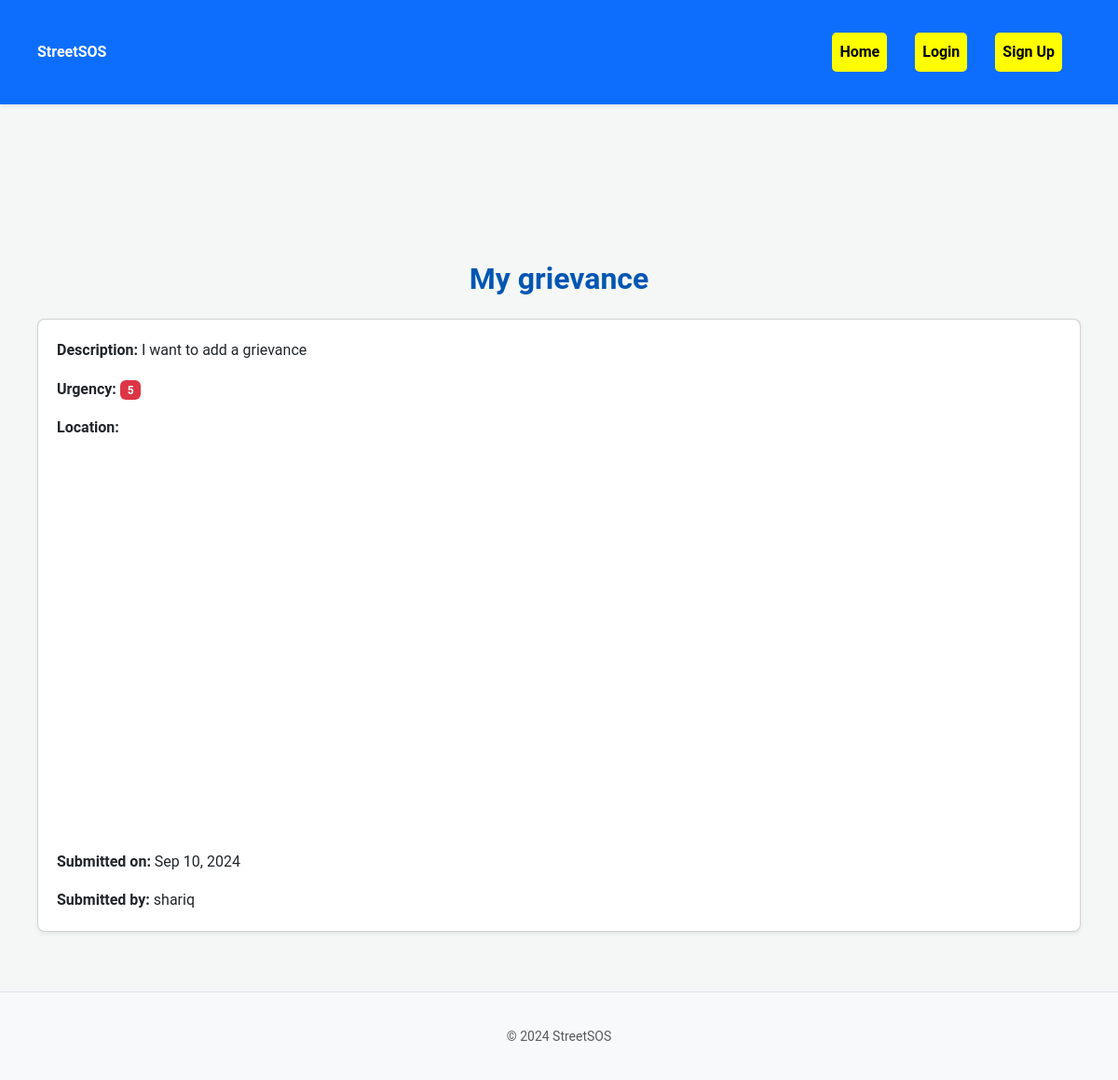
/grievance/1/, run on an earlier commit of the app's database.
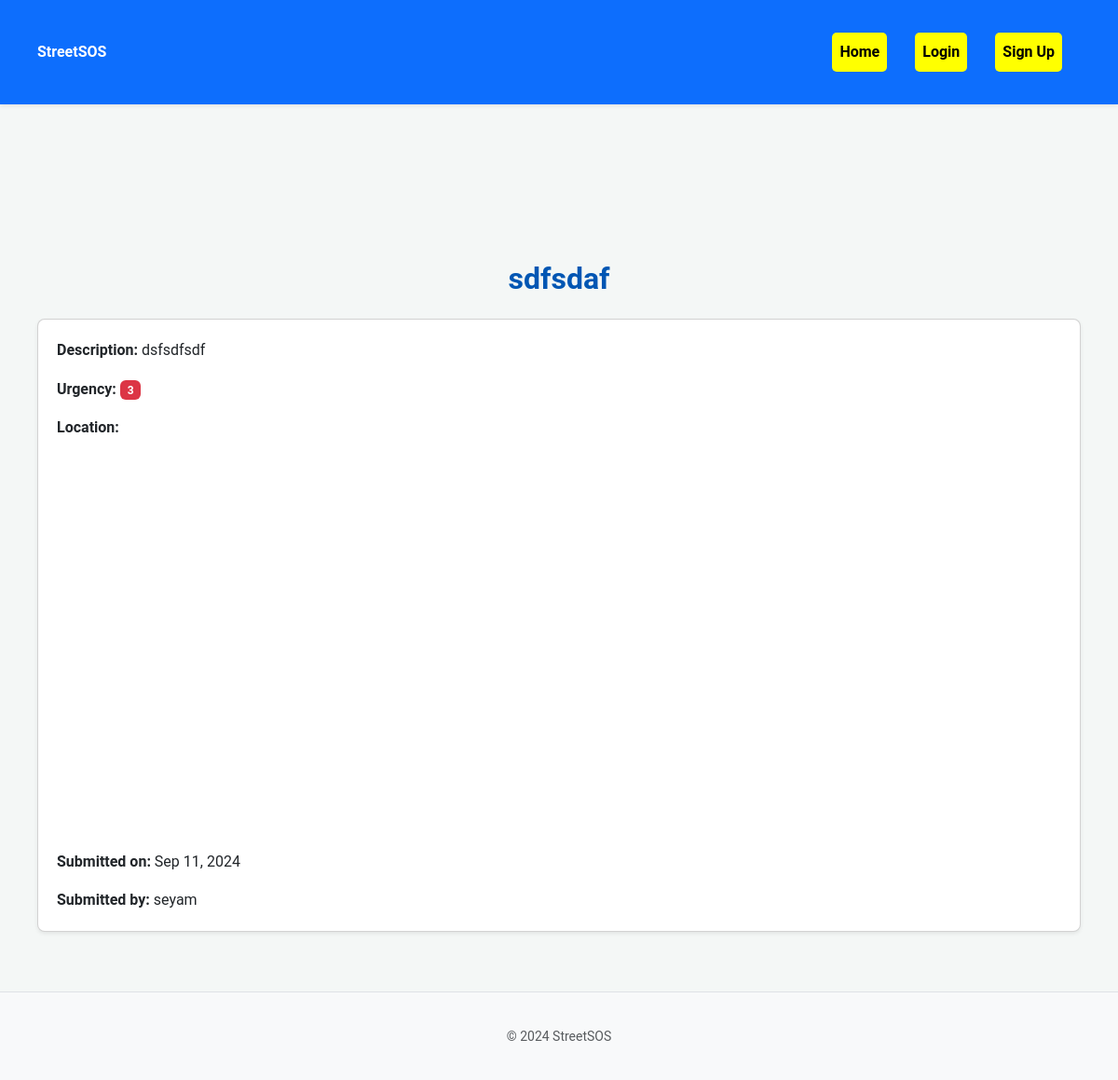
And on a later commit of the database.
### grievance/models.py (models this page shows, shortened)
class Grievance(models.Model):
    user_profile = models.ForeignKey(UserProfile, on_delete=models.CASCADE, related_name='grievances')
    title = models.CharField(max_length=255)
    description = models.TextField()
    urgency = models.IntegerField(choices=[(i, str(i)) for i in range(1, 6)])  # Urgency from 1 to 5
    latitude = models.DecimalField(max_digits=40, decimal_places=20)
    longitude = models.DecimalField(max_digits=40, decimal_places=20)
    created_at = models.DateTimeField(auto_now_add=True)

### users/models.py (models this page shows, shortened)
class UserProfile(models.Model):
    user = models.OneToOneField(User, on_delete=models.CASCADE)
    bio = models.TextField(blank=True)
    profile_picture = models.ImageField(upload_to='profile_pictures/', blank=True, null=True)
    karma = models.IntegerField(default=0)  # Ensure this is correctly defined

### grievance/views.py (the view)
# urls.py: path('grievance/<int:pk>/', GrievanceDetailView.as_view(), name='grievance-detail'),
class GrievanceDetailView(DetailView):
    model = Grievance
    template_name = 'grievances/grievance_detail.html'
    context_object_name = 'grievance'

### grievance/context_processors.py (called while the page is built)
def google_maps_api_key(request):
    return {
        'GOOGLE_MAPS_API_KEY': settings.GOOGLE_MAPS_API_KEY
    }

### grievance/templates/grievances/grievance_detail.html (shortened to what this page needs)
{% extends 'base.html' %}
{% block content %}
<div class="container mt-5">
    <h2 class="mb-4 text-center">{{ grievance.title }}</h2>
    <div class="card mb-4 shadow-sm">
        <div class="card-body">
            <p class="card-text"><strong>Description:</strong> {{ grievance.description }}</p>
            <p class="card-text"><strong>Urgency:</strong> <span class="badge bg-danger">{{ grievance.urgency }}</span></p>
            <p class="card-text"><strong>Location:</strong></p>
            <div id="map" style="height: 400px;" class="rounded mb-4"></div>
            <p class="card-text"><strong>Submitted on:</strong> {{ grievance.created_at|date:"M d, Y" }}</p>
            <p class="card-text"><strong>Submitted by:</strong> {{ grievance.user_profile.user.username }}</p>
        </div>
    </div>
</div>
{% endblock %}

What changed in the data, as far as the page shows it:
changed Grievance: title "My grievance" → "sdfsdaf"; description "I want to add a grievance" → "dsfsdfsdf"; urgency "5" → "3"; created_at "Sep 10, 2024" → "Sep 11, 2024"; user_profile.user.username "shariq" → "seyam"
